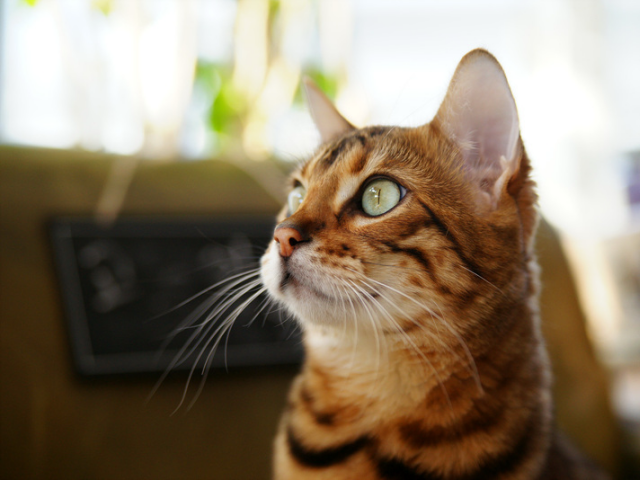
#> input picture ch02/cat.bmp, 640 x 480 px, found by its file name
$ python ex1.py
#> lines starting #> are read from the running program, lines starting #| are printed output that depends on the picture
import cv2


img1 = cv2.imread("ch02/cat.bmp", cv2.IMREAD_GRAYSCALE)
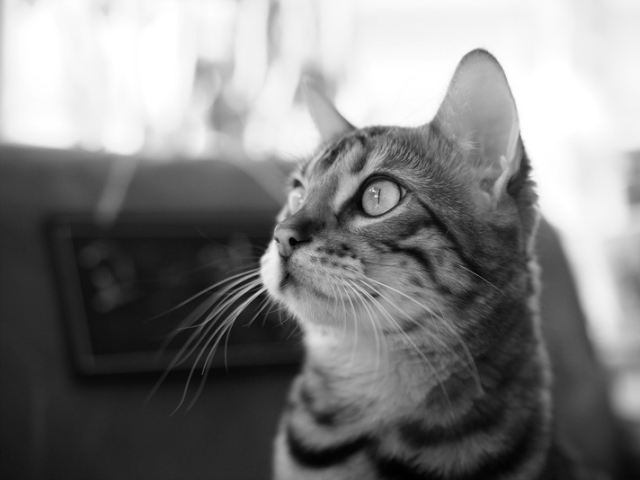
#> img1: shape (480, 640); min 0, max 255, mean 127.8
img2 = cv2.imread("ch02/cat.bmp", cv2.IMREAD_COLOR)
#> img2 is the input picture: shape (480, 640, 3); mean B, G, R 104.5, 125.6, 140.8

print("type(img1):", type(img1))
#| type(img1): <class 'numpy.ndarray'>
print("img1.shpe :", img1.shape)
#| img1.shpe : (480, 640)
print("img2.shpe :", img2.shape)
#| img2.shpe : (480, 640, 3)
print("img2.dtype:", img2.dtype)
#| img2.dtype: uint8

h, w = img2.shape[:2]
#> h = 480; w = 640
print("img2 size:{}x{}".format(w, h))
#| img2 size:640x480

if len(img1.shape) == 2:
    print("img1 is a grayscale image")
else:
    print("img1 is a truecolor image")

cv2.imshow("img1", img1)
cv2.imshow("img2", img2)
cv2.waitKey()

cv2.destroyAllWindows()


img1 = cv2.imread("ch02/cat.bmp", cv2.IMREAD_GRAYSCALE)
img2 = cv2.imread("ch02/cat.bmp", cv2.IMREAD_COLOR)

# [4 lines of commented-out code are left out]

img1[50:350, 250:550] = 0
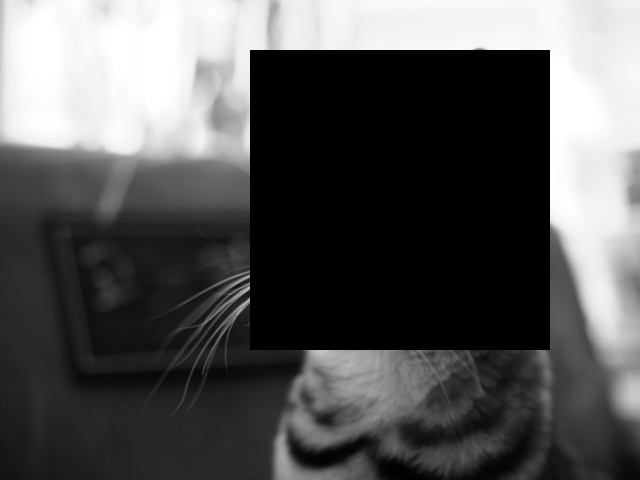
#> img1: shape (480, 640); min 0, max 255, mean 86.7
img2[50:350, 250:550] = (0, 0, 255)
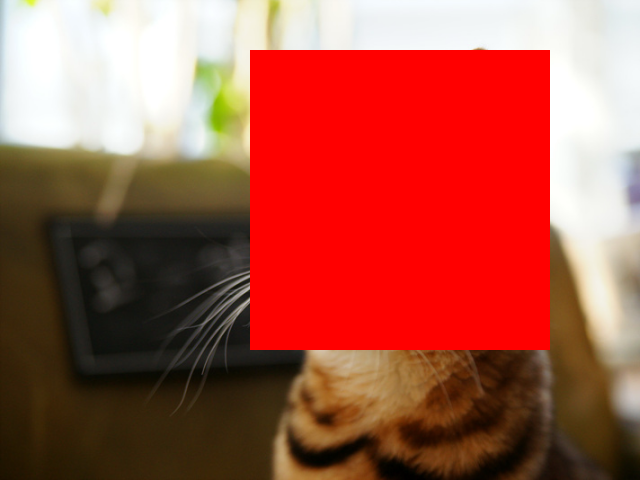
#> img2: shape (480, 640, 3); mean B, G, R 71.8, 85.8, 168.7

cv2.imshow("img1", img1)
cv2.imshow("img2", img2)
cv2.waitKey()

cv2.destroyAllWindows()

$ run again, with ch02/airplane.bmp copied over ch02/cat.bmp
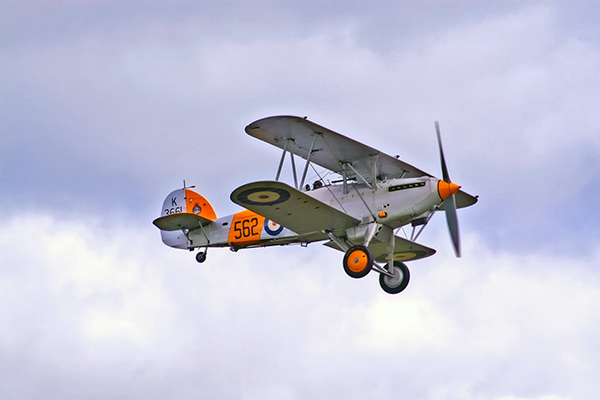
#> input picture ch02/airplane.bmp, 600 x 400 px, found by its file name
#> img2 is the input picture: shape (400, 600, 3); mean B, G, R 217.1, 197.6, 196.8
#| type(img1): <class 'numpy.ndarray'>
#| img1.shpe : (400, 600)
#| img2.shpe : (400, 600, 3)
#| img2.dtype: uint8
#| img2 size:600x400
#> `img1[50:350, 250:550] = 0`:
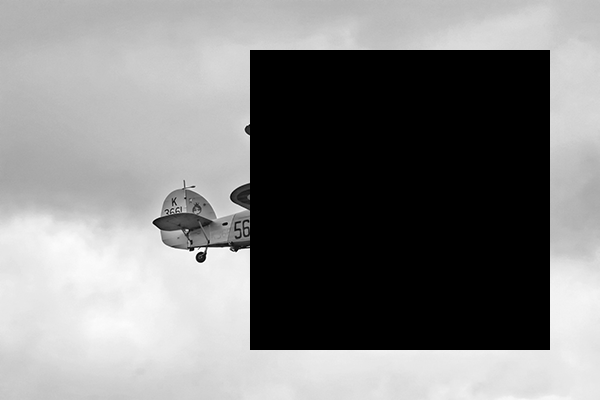
#> img1: shape (400, 600); min 0, max 255, mean 128.2
#> `img2[50:350, 250:550] = (0, 0, 255)`:
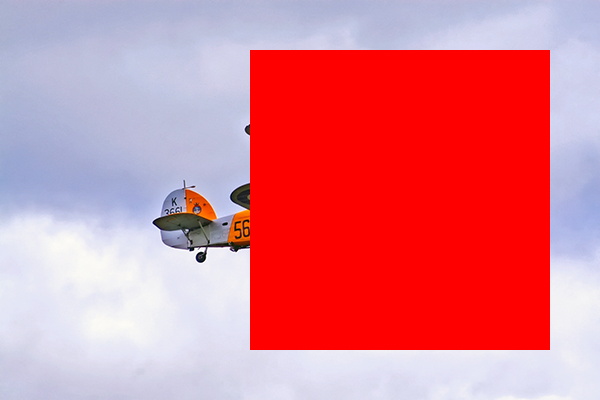
#> img2: shape (400, 600, 3); mean B, G, R 141.1, 126.9, 221.6

$ run again, with ch02/field.bmp copied over ch02/cat.bmp
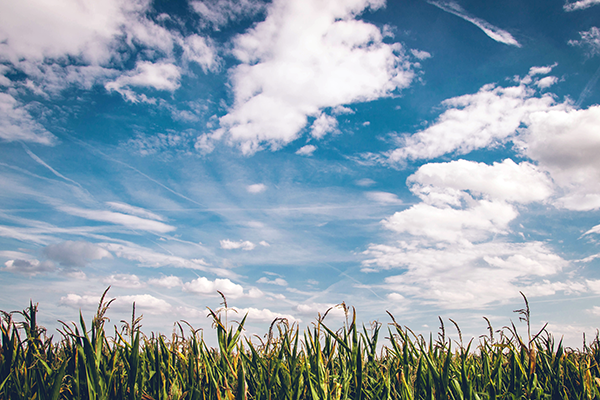
#> input picture ch02/field.bmp, 600 x 400 px, found by its file name
#> img2 is the input picture: shape (400, 600, 3); mean B, G, R 173.2, 160.3, 141.8
#| type(img1): <class 'numpy.ndarray'>
#| img1.shpe : (400, 600)
#| img2.shpe : (400, 600, 3)
#| img2.dtype: uint8
#| img2 size:600x400
#> `img1[50:350, 250:550] = 0`:
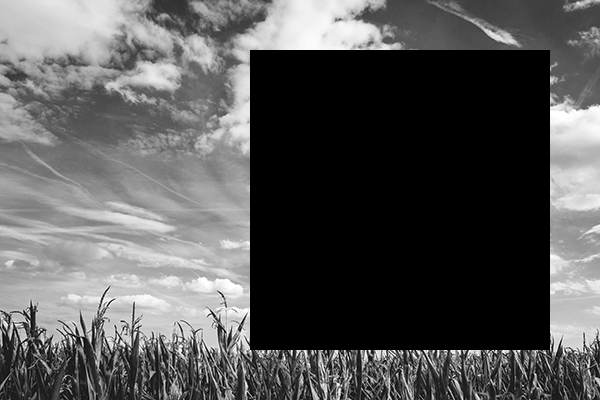
#> img1: shape (400, 600); min 0, max 255, mean 87.2
#> `img2[50:350, 250:550] = (0, 0, 255)`:
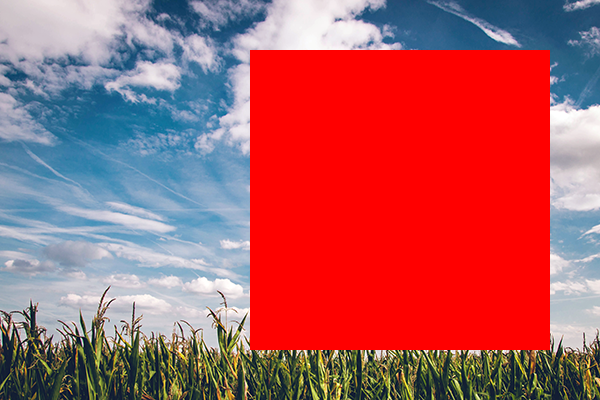
#> img2: shape (400, 600, 3); mean B, G, R 97.1, 89.9, 173.8
